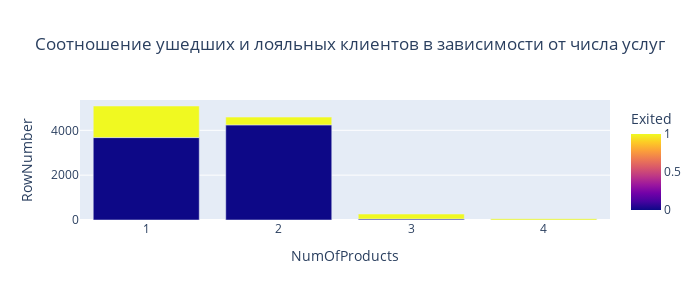

The notebook cell this image was saved under:
### Markdown cell above
**9.7. Как отток клиентов зависит от числа приобретённых у банка услуг? Для ответа на этот вопрос постройте многоуровневую столбчатую диаграмму.**

### Code cell
bar_data = churn_data.groupby(['NumOfProducts', 'Exited'], as_index=False).count()
fig = px.bar(
    data_frame=bar_data,
    x='NumOfProducts',
    y='RowNumber',
    color='Exited',
    barmode='group',
    height=300,
    width=700,
    title='Соотношение ушедших и лояльных клиентов в зависимости от числа услуг'
)
fig.show()

### Figure 1 — Plotly figure (JSON) as saved in the notebook; plotly's stock layout.template omitted (floating-point values rounded to 4 significant figures)
{"data": [{"alignmentgroup": "True", "hovertemplate": "NumOfProducts=%{x}<br>RowNumber=%{y}<br>Exited=%{marker.color}<extra></extra>", "legendgroup": "", "marker": {"color": [0, 1, 0, 1, 0, 1, 1], "coloraxis": "coloraxis", "pattern": {"shape": ""}}, "name": "", "offsetgroup": "", "orientation": "v", "showlegend": false, "textposition": "auto", "type": "bar", "x": [1, 1, 2, 2, 3, 3, 4], "xaxis": "x", "y": [3675, 1409, 4242, 348, 46, 220, 60], "yaxis": "y"}], "layout": {"barmode": "group", "coloraxis": {"colorbar": {"title": {"text": "Exited"}}, "colorscale": [[0, "#0d0887"], [0.1111, "#46039f"], [0.2222, "#7201a8"], [0.3333, "#9c179e"], [0.4444, "#bd3786"], [0.5556, "#d8576b"], [0.6667, "#ed7953"], [0.7778, "#fb9f3a"], [0.8889, "#fdca26"], [1, "#f0f921"]]}, "height": 300, "legend": {"tracegroupgap": 0}, "title": {"text": "Соотношение ушедших и лояльных клиентов в зависимости от числа услуг"}, "width": 700, "xaxis": {"anchor": "y", "domain": [0, 1], "title": {"text": "NumOfProducts"}}, "yaxis": {"anchor": "x", "domain": [0, 1], "title": {"text": "RowNumber"}}}}
